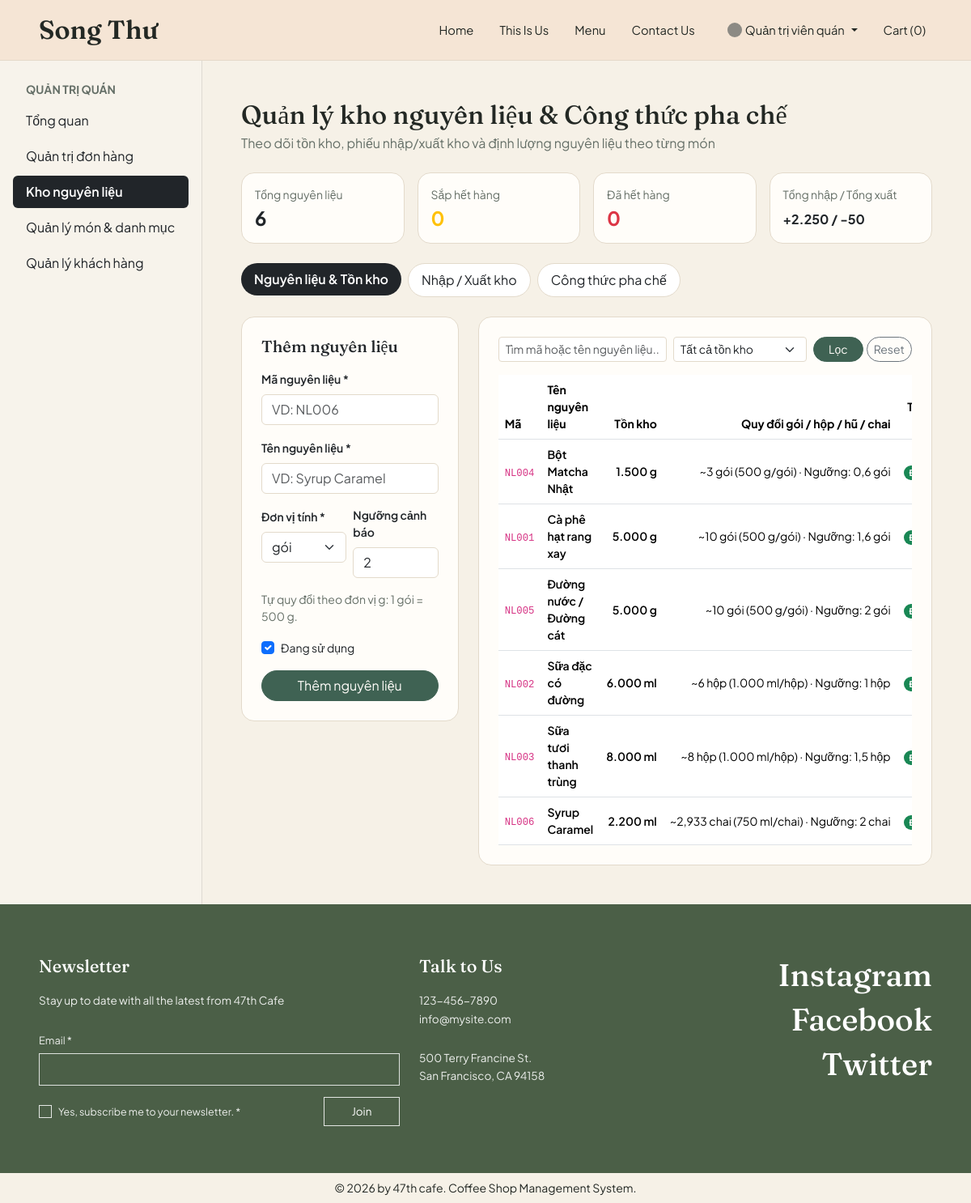
Page /?c=admin&a=inventory (signed in) on the committed database.
### tables this page shows
CREATE TABLE `nguyen_lieu` (
  `id` int(10) UNSIGNED NOT NULL,
  `ma_nguyen_lieu` varchar(30) NOT NULL,
  `ten_nguyen_lieu` varchar(120) NOT NULL,
  `don_vi_tinh` varchar(30) NOT NULL,
  `ton_kho_hien_tai` decimal(12,3) NOT NULL DEFAULT 0.000,
  `nguong_canh_bao` decimal(12,3) NOT NULL DEFAULT 0.000,
  `trang_thai` tinyint(1) NOT NULL DEFAULT 1,
  `ngay_tao` timestamp NOT NULL DEFAULT current_timestamp()
);

### views/admin/inventory.php (the view, shortened to what the rows shown need)
<?php
$activeTab = (string) ($tab ?? 'ingredients');
function format_qty_clean(float $val): string
{
    $rounded = round($val, 3);
    if (abs($rounded - round($rounded)) < 0.00001) {
        return number_format((float) round($rounded), 0, ',', '.');
    }
    $formatted = number_format($rounded, 3, ',', '.');
    return rtrim(rtrim($formatted, '0'), ',');
}
function get_unit_spec(string $unitOrChoice, string $name = ''): array
{
    if (function_exists('inventoryUnitSpec')) {
        return inventoryUnitSpec($unitOrChoice, $name);
    }
    return ['unit_choice' => 'gói', 'base_unit' => 'g', 'factor' => 500.0, 'note' => '500 g/gói'];
}
function format_pack_summary(float $tonBase, float $nguongBase, string $baseUnit, string $name = ''): string
{
    $spec = get_unit_spec($baseUnit, $name);
    $factor = max(0.001, (float) $spec['factor']);
    $choice = (string) $spec['unit_choice'];
    $note = (string) $spec['note'];
    $tonPack = round($tonBase / $factor, 3);
    $nguongPack = round($nguongBase / $factor, 3);
    return '~' . format_qty_clean($tonPack) . ' ' . $choice
        . ' (' . $note . ') · Ngưỡng: ' . format_qty_clean($nguongPack) . ' ' . $choice;
}
?>
<div class="mb-4">
    <h1 class="h2 mb-1">Quản lý kho nguyên liệu &amp; Công thức pha chế</h1>
</div>
<?php if ($activeTab === 'ingredients'): ?>
    <div class="row g-4 align-items-start">
        <div class="col-xl-4">
            <div class="card card-coffee p-4">
                <div class="d-flex justify-content-between align-items-center mb-3">
                    <h2 class="h5 mb-0">
                        <?= !empty($editIngredient) ? 'Sửa nguyên liệu #' . (int) $editIngredient['id'] : 'Thêm nguyên liệu' ?>
                    </h2>
                </div>
            </div>
        </div>
        <div class="col-xl-8">
            <div class="card card-coffee p-4">
                <div class="table-responsive">
                    <table class="table align-middle mb-0 small">
                        <thead>
                            <tr class="text-coffee-muted">
                                <th>Mã</th>
                                <th>Tên nguyên liệu</th>
                                <th class="text-end">Tồn kho</th>
                                <th class="text-end">Quy đổi gói / hộp / hũ / chai</th>
                                <th class="text-center">Trạng thái</th>
                            </tr>
                        </thead>
                        <tbody>
                            <?php if (empty($ingredients)): ?>
                                <tr>
                                    <td colspan="6" class="text-center text-coffee-muted py-4">Không có nguyên liệu nào.</td>
                                </tr>
                            <?php else: ?>
                                <?php foreach ($ingredients as $nl): ?>
                                    <?php
                                    $ton = (float) ($nl['ton_kho_hien_tai'] ?? 0);
                                    $nguong = (float) ($nl['nguong_canh_bao'] ?? 0);
                                    $dvt = (string) ($nl['don_vi_tinh'] ?? '');
                                    $tenNl = (string) ($nl['ten_nguyen_lieu'] ?? '');
                                    if ($ton <= 0) {
                                        [$stBadge, $stLabel] = ['bg-danger', 'Hết hàng'];
                                    } elseif ($ton <= $nguong) {
                                        [$stBadge, $stLabel] = ['bg-warning text-dark', 'Sắp hết'];
                                    } else {
                                        [$stBadge, $stLabel] = ['bg-success', 'Đủ tồn'];
                                    }
                                    ?>
                                    <tr>
                                        <td><code><?= htmlspecialchars((string) $nl['ma_nguyen_lieu']) ?></code></td>
                                        <td class="fw-semibold"><?= htmlspecialchars($tenNl) ?></td>
                                        <td class="text-end fw-semibold text-nowrap">
                                            <?= format_qty_clean($ton) ?> <?= htmlspecialchars($dvt) ?>
                                        </td>
                                        <td class="text-end text-coffee-muted text-nowrap">
                                            <?= htmlspecialchars(format_pack_summary($ton, $nguong, $dvt, $tenNl)) ?>
                                        </td>
                                        <td class="text-center">
                                            <span class="badge rounded-pill <?= $stBadge ?>"><?= $stLabel ?></span>
                                        </td>
                                    </tr>
                                <?php endforeach; ?>
                            <?php endif; ?>
                        </tbody>
                    </table>
                </div>
            </div>
        </div>
    </div>
<?php endif; ?>

### rows in the picture
nguyen_lieu: ma_nguyen_lieu "NL004", ten_nguyen_lieu "Bột Matcha Nhật", ton_kho_hien_tai "1.500", don_vi_tinh "g", format_pack_summary($ton, $nguong, $dvt, $tenNl) "~3 gói (500 g/gói) · Ngưỡng: 0,6 gói"
nguyen_lieu: ma_nguyen_lieu "NL001", ten_nguyen_lieu "Cà phê hạt rang xay", ton_kho_hien_tai "5.000", don_vi_tinh "g", format_pack_summary($ton, $nguong, $dvt, $tenNl) "~10 gói (500 g/gói) · Ngưỡng: 1,6 gói"
nguyen_lieu: ma_nguyen_lieu "NL005", ten_nguyen_lieu "Đường nước / Đường cát", ton_kho_hien_tai "5.000", don_vi_tinh "g", format_pack_summary($ton, $nguong, $dvt, $tenNl) "~10 gói (500 g/gói) · Ngưỡng: 2 gói"
nguyen_lieu: ma_nguyen_lieu "NL002", ten_nguyen_lieu "Sữa đặc có đường", ton_kho_hien_tai "6.000", don_vi_tinh "ml", format_pack_summary($ton, $nguong, $dvt, $tenNl) "~6 hộp (1.000 ml/hộp) · Ngưỡng: 1 hộp"
nguyen_lieu: ma_nguyen_lieu "NL003", ten_nguyen_lieu "Sữa tươi thanh trùng", ton_kho_hien_tai "8.000", don_vi_tinh "ml", format_pack_summary($ton, $nguong, $dvt, $tenNl) "~8 hộp (1.000 ml/hộp) · Ngưỡng: 1,5 hộp"
nguyen_lieu: ma_nguyen_lieu "NL006", ten_nguyen_lieu "Syrup Caramel", ton_kho_hien_tai "2.200", don_vi_tinh "ml", format_pack_summary($ton, $nguong, $dvt, $tenNl) "~2,933 chai (750 ml/chai) · Ngưỡng: 2 chai"

### other values in the picture
$_SESSION['user']['ho_ten'] "Quản trị viên quán"
$cartCount "0"
$item['label'] "Tổng quan"
$item['label'] "Quản trị đơn hàng"
$item['label'] "Kho nguyên liệu"
$item['label'] "Quản lý món & danh mục"
$item['label'] "Quản lý khách hàng"
$stats['total_ingredients'] "6"
$stats['low_stock_count'] "0"
$stats['out_of_stock_count'] "0"
format_qty_clean((float) ($stats['total_imported_qty'] ?? 0)) "2.250"
format_qty_clean((float) ($stats['total_exported_qty'] ?? 0)) "50"
